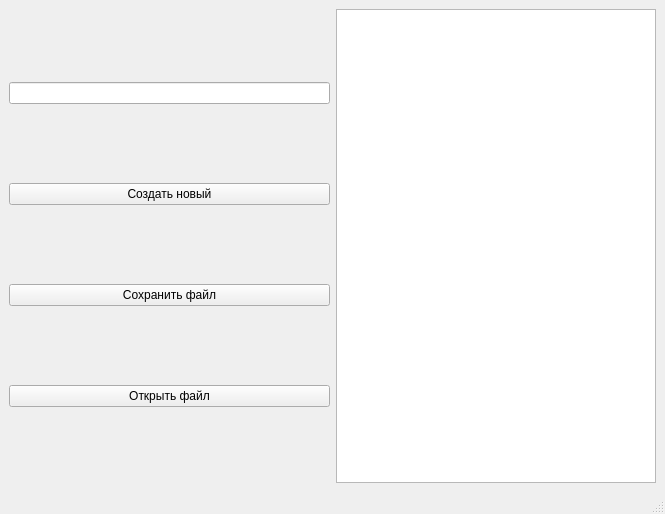
<?xml version="1.0" encoding="UTF-8"?>
<ui version="4.0">
 <class>MainWindow</class>
 <widget class="QMainWindow" name="MainWindow">
  <property name="geometry">
   <rect>
    <x>0</x>
    <y>0</y>
    <width>665</width>
    <height>514</height>
   </rect>
  </property>
  <property name="windowTitle">
   <string>MainWindow</string>
  </property>
  <widget class="QWidget" name="centralwidget">
   <layout class="QHBoxLayout" name="horizontalLayout_2">
    <item>
     <layout class="QHBoxLayout" name="horizontalLayout">
      <item>
       <layout class="QVBoxLayout" name="verticalLayout">
        <item>
         <widget class="QLineEdit" name="file_name">
          <property name="styleSheet">
           <string notr="true">font: 14pt &quot;MS Shell Dlg 2&quot;;</string>
          </property>
         </widget>
        </item>
        <item>
         <widget class="QPushButton" name="make_new">
          <property name="styleSheet">
           <string notr="true">font: 14pt &quot;MS Shell Dlg 2&quot;;</string>
          </property>
          <property name="text">
           <string>Создать новый</string>
          </property>
         </widget>
        </item>
        <item>
         <widget class="QPushButton" name="save_file">
          <property name="styleSheet">
           <string notr="true">font: 14pt &quot;MS Shell Dlg 2&quot;;</string>
          </property>
          <property name="text">
           <string>Сохранить файл</string>
          </property>
         </widget>
        </item>
        <item>
         <widget class="QPushButton" name="open_file">
          <property name="styleSheet">
           <string notr="true">font: 14pt &quot;MS Shell Dlg 2&quot;;</string>
          </property>
          <property name="text">
           <string>Открыть файл</string>
          </property>
         </widget>
        </item>
       </layout>
      </item>
      <item>
       <layout class="QVBoxLayout" name="verticalLayout_2">
        <item>
         <widget class="QTextEdit" name="test_of_file">
          <property name="styleSheet">
           <string notr="true">font: 16pt &quot;MS Shell Dlg 2&quot;;</string>
          </property>
         </widget>
        </item>
       </layout>
      </item>
     </layout>
    </item>
   </layout>
  </widget>
  <widget class="QMenuBar" name="menubar">
   <property name="geometry">
    <rect>
     <x>0</x>
     <y>0</y>
     <width>665</width>
     <height>26</height>
    </rect>
   </property>
  </widget>
  <widget class="QStatusBar" name="statusbar"/>
 </widget>
 <resources/>
 <connections/>
</ui>
